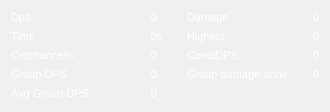
      <widget class="QWidget" name="tabWidgetPage1">
       <attribute name="icon">
        <iconset resource="Icons/Icons.qrc">
         <normaloff>:/off.png</normaloff>
         <normalon>:/on.png</normalon>:/off.png</iconset>
       </attribute>
       <attribute name="title">
        <string>Details</string>
       </attribute>
       <layout class="QGridLayout" name="gridLayout_2">
        <item row="0" column="0">
         <widget class="QLabel" name="labelDps">
          <property name="sizePolicy">
           <sizepolicy hsizetype="Fixed" vsizetype="Fixed">
            <horstretch>0</horstretch>
            <verstretch>0</verstretch>
           </sizepolicy>
          </property>
          <property name="font">
           <font>
            <pointsize>8</pointsize>
            <weight>50</weight>
            <bold>false</bold>
           </font>
          </property>
          <property name="styleSheet">
           <string notr="true">color: rgb(255, 255, 255);</string>
          </property>
          <property name="text">
           <string>Dps</string>
          </property>
          <property name="alignment">
           <set>Qt::AlignLeading|Qt::AlignLeft|Qt::AlignVCenter</set>
          </property>
         </widget>
        </item>
        <item row="0" column="1">
         <spacer name="horizontalSpacer">
          <property name="orientation">
           <enum>Qt::Horizontal</enum>
          </property>
          <property name="sizeType">
           <enum>QSizePolicy::Expanding</enum>
          </property>
          <property name="sizeHint" stdset="0">
           <size>
            <width>55</width>
            <height>13</height>
           </size>
          </property>
         </spacer>
        </item>
        <item row="0" column="2">
         <widget class="QLabel" name="labelDpsValue">
          <property name="sizePolicy">
           <sizepolicy hsizetype="Fixed" vsizetype="Fixed">
            <horstretch>0</horstretch>
            <verstretch>0</verstretch>
           </sizepolicy>
          </property>
          <property name="font">
           <font>
            <pointsize>8</pointsize>
            <weight>50</weight>
            <bold>false</bold>
           </font>
          </property>
          <property name="styleSheet">
           <string notr="true">color: rgb(255, 255, 255);</string>
          </property>
          <property name="text">
           <string>0</string>
          </property>
          <property name="alignment">
           <set>Qt::AlignRight|Qt::AlignTrailing|Qt::AlignVCenter</set>
          </property>
         </widget>
        </item>
        <item row="0" column="3">
         <spacer name="horizontalSpacer_2">
          <property name="orientation">
           <enum>Qt::Horizontal</enum>
          </property>
          <property name="sizeType">
           <enum>QSizePolicy::Expanding</enum>
          </property>
          <property name="sizeHint" stdset="0">
           <size>
            <width>19</width>
            <height>13</height>
           </size>
          </property>
         </spacer>
        </item>
        <item row="0" column="4">
         <widget class="QLabel" name="labelDmg">
          <property name="sizePolicy">
           <sizepolicy hsizetype="Fixed" vsizetype="Fixed">
            <horstretch>0</horstretch>
            <verstretch>0</verstretch>
           </sizepolicy>
          </property>
          <property name="font">
           <font>
            <pointsize>8</pointsize>
            <weight>50</weight>
            <bold>false</bold>
           </font>
          </property>
          <property name="autoFillBackground">
           <bool>false</bool>
          </property>
          <property name="styleSheet">
           <string notr="true">color: rgb(255, 255, 255);</string>
          </property>
          <property name="text">
           <string>Damage</string>
          </property>
          <property name="alignment">
           <set>Qt::AlignLeading|Qt::AlignLeft|Qt::AlignVCenter</set>
          </property>
         </widget>
        </item>
        <item row="0" column="5">
         <spacer name="horizontalSpacer_3">
          <property name="orientation">
           <enum>Qt::Horizontal</enum>
          </property>
          <property name="sizeType">
           <enum>QSizePolicy::Expanding</enum>
          </property>
          <property name="sizeHint" stdset="0">
           <size>
            <width>18</width>
            <height>13</height>
           </size>
          </property>
         </spacer>
        </item>
        <item row="0" column="6">
         <widget class="QLabel" name="labelDmgValue">
          <property name="sizePolicy">
           <sizepolicy hsizetype="Fixed" vsizetype="Fixed">
            <horstretch>0</horstretch>
            <verstretch>0</verstretch>
           </sizepolicy>
          </property>
          <property name="font">
           <font>
            <pointsize>8</pointsize>
            <weight>50</weight>
            <bold>false</bold>
           </font>
          </property>
          <property name="styleSheet">
           <string notr="true">color: rgb(255, 255, 255);</string>
          </property>
          <property name="text">
           <string>0</string>
          </property>
          <property name="alignment">
           <set>Qt::AlignRight|Qt::AlignTrailing|Qt::AlignVCenter</set>
          </property>
         </widget>
        </item>
        <item row="1" column="0">
         <widget class="QLabel" name="labelTime">
          <property name="sizePolicy">
           <sizepolicy hsizetype="Fixed" vsizetype="Fixed">
            <horstretch>0</horstretch>
            <verstretch>0</verstretch>
           </sizepolicy>
          </property>
          <property name="font">
           <font>
            <pointsize>8</pointsize>
            <weight>50</weight>
            <bold>false</bold>
           </font>
          </property>
          <property name="styleSheet">
           <string notr="true">color: rgb(255, 255, 255);</string>
          </property>
          <property name="text">
           <string>Time</string>
          </property>
          <property name="alignment">
           <set>Qt::AlignLeading|Qt::AlignLeft|Qt::AlignVCenter</set>
          </property>
         </widget>
        </item>
        <item row="1" column="2">
         <widget class="QLabel" name="labelTimeValue">
          <property name="sizePolicy">
           <sizepolicy hsizetype="Fixed" vsizetype="Fixed">
            <horstretch>0</horstretch>
            <verstretch>0</verstretch>
           </sizepolicy>
          </property>
          <property name="font">
           <font>
            <pointsize>8</pointsize>
            <weight>50</weight>
            <bold>false</bold>
            <kerning>true</kerning>
           </font>
          </property>
          <property name="layoutDirection">
           <enum>Qt::LeftToRight</enum>
          </property>
          <property name="styleSheet">
           <string notr="true">color: rgb(255, 255, 255);</string>
          </property>
          <property name="text">
           <string>0s</string>
          </property>
          <property name="textFormat">
           <enum>Qt::AutoText</enum>
          </property>
          <property name="scaledContents">
           <bool>false</bool>
          </property>
          <property name="alignment">
           <set>Qt::AlignRight|Qt::AlignTrailing|Qt::AlignVCenter</set>
          </property>
         </widget>
        </item>
        <item row="1" column="4">
         <widget class="QLabel" name="labelMaxDmg">
          <property name="sizePolicy">
           <sizepolicy hsizetype="Fixed" vsizetype="Fixed">
            <horstretch>0</horstretch>
            <verstretch>0</verstretch>
           </sizepolicy>
          </property>
          <property name="font">
           <font>
            <pointsize>8</pointsize>
            <weight>50</weight>
            <bold>false</bold>
           </font>
          </property>
          <property name="styleSheet">
           <string notr="true">color: rgb(255, 255, 255);</string>
          </property>
          <property name="text">
           <string>Highest</string>
          </property>
          <property name="alignment">
           <set>Qt::AlignLeading|Qt::AlignLeft|Qt::AlignVCenter</set>
          </property>
         </widget>
        </item>
        <item row="1" column="6">
         <widget class="QLabel" name="labelMaxDmgValue">
          <property name="sizePolicy">
           <sizepolicy hsizetype="Fixed" vsizetype="Fixed">
            <horstretch>0</horstretch>
            <verstretch>0</verstretch>
           </sizepolicy>
          </property>
          <property name="font">
           <font>
            <pointsize>8</pointsize>
            <weight>50</weight>
            <bold>false</bold>
            <kerning>true</kerning>
           </font>
          </property>
          <property name="layoutDirection">
           <enum>Qt::LeftToRight</enum>
          </property>
          <property name="styleSheet">
           <string notr="true">color: rgb(255, 255, 255);</string>
          </property>
          <property name="text">
           <string>0</string>
          </property>
          <property name="textFormat">
           <enum>Qt::AutoText</enum>
          </property>
          <property name="scaledContents">
           <bool>false</bool>
          </property>
          <property name="alignment">
           <set>Qt::AlignRight|Qt::AlignTrailing|Qt::AlignVCenter</set>
          </property>
         </widget>
        </item>
        <item row="2" column="0">
         <widget class="QLabel" name="labelMaxDmg_2">
          <property name="sizePolicy">
           <sizepolicy hsizetype="Fixed" vsizetype="Fixed">
            <horstretch>0</horstretch>
            <verstretch>0</verstretch>
           </sizepolicy>
          </property>
          <property name="font">
           <font>
            <pointsize>8</pointsize>
            <weight>50</weight>
            <bold>false</bold>
           </font>
          </property>
          <property name="styleSheet">
           <string notr="true">color: rgb(255, 255, 255);</string>
          </property>
          <property name="text">
           <string>Critchance%</string>
          </property>
          <property name="alignment">
           <set>Qt::AlignLeading|Qt::AlignLeft|Qt::AlignVCenter</set>
          </property>
         </widget>
        </item>
        <item row="2" column="2">
         <widget class="QLabel" name="critChance">
          <property name="sizePolicy">
           <sizepolicy hsizetype="Fixed" vsizetype="Fixed">
            <horstretch>0</horstretch>
            <verstretch>0</verstretch>
           </sizepolicy>
          </property>
          <property name="font">
           <font>
            <pointsize>8</pointsize>
            <weight>50</weight>
            <bold>false</bold>
           </font>
          </property>
          <property name="styleSheet">
           <string notr="true">color: rgb(255, 255, 255);</string>
          </property>
          <property name="text">
           <string>0</string>
          </property>
          <property name="alignment">
           <set>Qt::AlignRight|Qt::AlignTrailing|Qt::AlignVCenter</set>
          </property>
         </widget>
        </item>
        <item row="2" column="4">
         <widget class="QLabel" name="labelMaxDmg_3">
          <property name="sizePolicy">
           <sizepolicy hsizetype="Fixed" vsizetype="Fixed">
            <horstretch>0</horstretch>
            <verstretch>0</verstretch>
           </sizepolicy>
          </property>
          <property name="font">
           <font>
            <pointsize>8</pointsize>
            <weight>50</weight>
            <bold>false</bold>
           </font>
          </property>
          <property name="styleSheet">
           <string notr="true">color: rgb(255, 255, 255);</string>
          </property>
          <property name="text">
           <string>CondiDPS</string>
          </property>
          <property name="alignment">
           <set>Qt::AlignLeading|Qt::AlignLeft|Qt::AlignVCenter</set>
          </property>
         </widget>
        </item>
        <item row="2" column="6">
         <widget class="QLabel" name="condiDPS">
          <property name="sizePolicy">
           <sizepolicy hsizetype="Fixed" vsizetype="Fixed">
            <horstretch>0</horstretch>
            <verstretch>0</verstretch>
           </sizepolicy>
          </property>
          <property name="font">
           <font>
            <pointsize>8</pointsize>
            <weight>50</weight>
            <bold>false</bold>
           </font>
          </property>
          <property name="styleSheet">
           <string notr="true">color: rgb(255, 255, 255);</string>
          </property>
          <property name="text">
           <string>0</string>
          </property>
          <property name="alignment">
           <set>Qt::AlignRight|Qt::AlignTrailing|Qt::AlignVCenter</set>
          </property>
         </widget>
        </item>
        <item row="3" column="0">
         <widget class="QLabel" name="labelDmg_3">
          <property name="sizePolicy">
           <sizepolicy hsizetype="Fixed" vsizetype="Fixed">
            <horstretch>0</horstretch>
            <verstretch>0</verstretch>
           </sizepolicy>
          </property>
          <property name="font">
           <font>
            <pointsize>8</pointsize>
            <weight>50</weight>
            <bold>false</bold>
           </font>
          </property>
          <property name="autoFillBackground">
           <bool>false</bool>
          </property>
          <property name="styleSheet">
           <string notr="true">color: rgb(255, 255, 255);</string>
          </property>
          <property name="text">
           <string>Group DPS</string>
          </property>
          <property name="alignment">
           <set>Qt::AlignLeading|Qt::AlignLeft|Qt::AlignVCenter</set>
          </property>
         </widget>
        </item>
        <item row="3" column="2">
         <widget class="QLabel" name="grp_DPS">
          <property name="sizePolicy">
           <sizepolicy hsizetype="Fixed" vsizetype="Fixed">
            <horstretch>0</horstretch>
            <verstretch>0</verstretch>
           </sizepolicy>
          </property>
          <property name="font">
           <font>
            <pointsize>8</pointsize>
            <weight>50</weight>
            <bold>false</bold>
           </font>
          </property>
          <property name="styleSheet">
           <string notr="true">color: rgb(255, 255, 255);</string>
          </property>
          <property name="text">
           <string>0</string>
          </property>
          <property name="alignment">
           <set>Qt::AlignRight|Qt::AlignTrailing|Qt::AlignVCenter</set>
          </property>
         </widget>
        </item>
        <item row="3" column="4">
         <widget class="QLabel" name="labelDmg_2">
          <property name="sizePolicy">
           <sizepolicy hsizetype="Fixed" vsizetype="Fixed">
            <horstretch>0</horstretch>
            <verstretch>0</verstretch>
           </sizepolicy>
          </property>
          <property name="font">
           <font>
            <pointsize>8</pointsize>
            <weight>50</weight>
            <bold>false</bold>
           </font>
          </property>
          <property name="autoFillBackground">
           <bool>false</bool>
          </property>
          <property name="styleSheet">
           <string notr="true">color: rgb(255, 255, 255);</string>
          </property>
          <property name="text">
           <string>Group damage done</string>
          </property>
          <property name="alignment">
           <set>Qt::AlignLeading|Qt::AlignLeft|Qt::AlignVCenter</set>
          </property>
         </widget>
        </item>
        <item row="3" column="6">
         <widget class="QLabel" name="grp_Dmg">
          <property name="sizePolicy">
           <sizepolicy hsizetype="Fixed" vsizetype="Fixed">
            <horstretch>0</horstretch>
            <verstretch>0</verstretch>
           </sizepolicy>
          </property>
          <property name="font">
           <font>
            <pointsize>8</pointsize>
            <weight>50</weight>
            <bold>false</bold>
           </font>
          </property>
          <property name="styleSheet">
           <string notr="true">color: rgb(255, 255, 255);</string>
          </property>
          <property name="text">
           <string>0</string>
          </property>
          <property name="alignment">
           <set>Qt::AlignRight|Qt::AlignTrailing|Qt::AlignVCenter</set>
          </property>
         </widget>
        </item>
        <item row="4" column="0">
         <widget class="QLabel" name="labelDmg_4">
          <property name="sizePolicy">
           <sizepolicy hsizetype="Fixed" vsizetype="Fixed">
            <horstretch>0</horstretch>
            <verstretch>0</verstretch>
           </sizepolicy>
          </property>
          <property name="font">
           <font>
            <pointsize>8</pointsize>
            <weight>50</weight>
            <bold>false</bold>
           </font>
          </property>
          <property name="autoFillBackground">
           <bool>false</bool>
          </property>
          <property name="styleSheet">
           <string notr="true">color: rgb(255, 255, 255);</string>
          </property>
          <property name="text">
           <string>Avg Group DPS</string>
          </property>
          <property name="alignment">
           <set>Qt::AlignLeading|Qt::AlignLeft|Qt::AlignVCenter</set>
          </property>
         </widget>
        </item>
        <item row="4" column="2">
         <widget class="QLabel" name="avg_DPS">
          <property name="sizePolicy">
           <sizepolicy hsizetype="Fixed" vsizetype="Fixed">
            <horstretch>0</horstretch>
            <verstretch>0</verstretch>
           </sizepolicy>
          </property>
          <property name="font">
           <font>
            <pointsize>8</pointsize>
            <weight>50</weight>
            <bold>false</bold>
           </font>
          </property>
          <property name="styleSheet">
           <string notr="true">color: rgb(255, 255, 255);</string>
          </property>
          <property name="text">
           <string>0</string>
          </property>
          <property name="alignment">
           <set>Qt::AlignRight|Qt::AlignTrailing|Qt::AlignVCenter</set>
          </property>
         </widget>
        </item>
        <item row="4" column="4">
         <widget class="QLabel" name="labelInfo">
          <property name="sizePolicy">
           <sizepolicy hsizetype="Expanding" vsizetype="Fixed">
            <horstretch>0</horstretch>
            <verstretch>0</verstretch>
           </sizepolicy>
          </property>
          <property name="font">
           <font>
            <pointsize>9</pointsize>
           </font>
          </property>
          <property name="styleSheet">
           <string notr="true">color: rgb(0, 255, 0);</string>
          </property>
          <property name="frameShape">
           <enum>QFrame::NoFrame</enum>
          </property>
          <property name="frameShadow">
           <enum>QFrame::Sunken</enum>
          </property>
          <property name="lineWidth">
           <number>2</number>
          </property>
          <property name="text">
           <string/>
          </property>
          <property name="textFormat">
           <enum>Qt::AutoText</enum>
          </property>
          <property name="scaledContents">
           <bool>false</bool>
          </property>
          <property name="alignment">
           <set>Qt::AlignCenter</set>
          </property>
          <property name="wordWrap">
           <bool>true</bool>
          </property>
          <property name="indent">
           <number>-1</number>
          </property>
          <property name="openExternalLinks">
           <bool>false</bool>
          </property>
         </widget>
        </item>
       </layout>
       <zorder>labelDps</zorder>
       <zorder>horizontalSpacer</zorder>
       <zorder>labelDpsValue</zorder>
       <zorder>horizontalSpacer_2</zorder>
       <zorder>labelDmg</zorder>
       <zorder>horizontalSpacer_3</zorder>
       <zorder>labelDmgValue</zorder>
       <zorder>labelTime</zorder>
       <zorder>labelTimeValue</zorder>
       <zorder>labelMaxDmg</zorder>
       <zorder>labelMaxDmgValue</zorder>
       <zorder>labelMaxDmg_2</zorder>
       <zorder>critChance</zorder>
       <zorder>labelMaxDmg_3</zorder>
       <zorder>condiDPS</zorder>
       <zorder>labelDmg_3</zorder>
       <zorder>grp_DPS</zorder>
       <zorder>labelDmg_2</zorder>
       <zorder>grp_Dmg</zorder>
       <zorder>labelDmg_4</zorder>
       <zorder>avg_DPS</zorder>
       <zorder>labelInfo</zorder>
      </widget>
